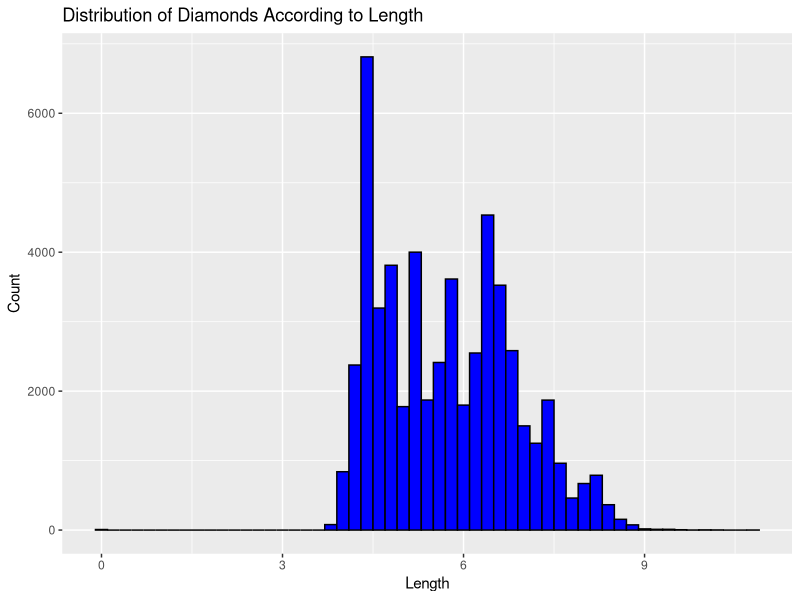
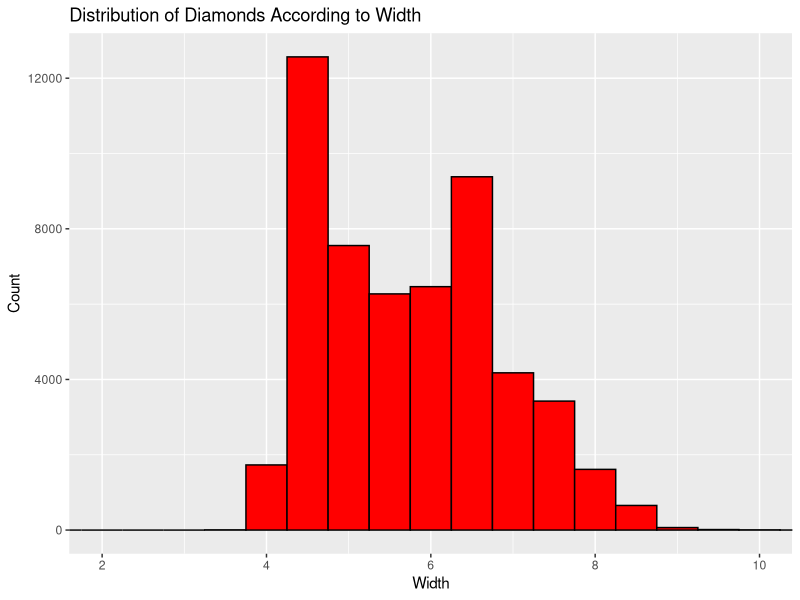
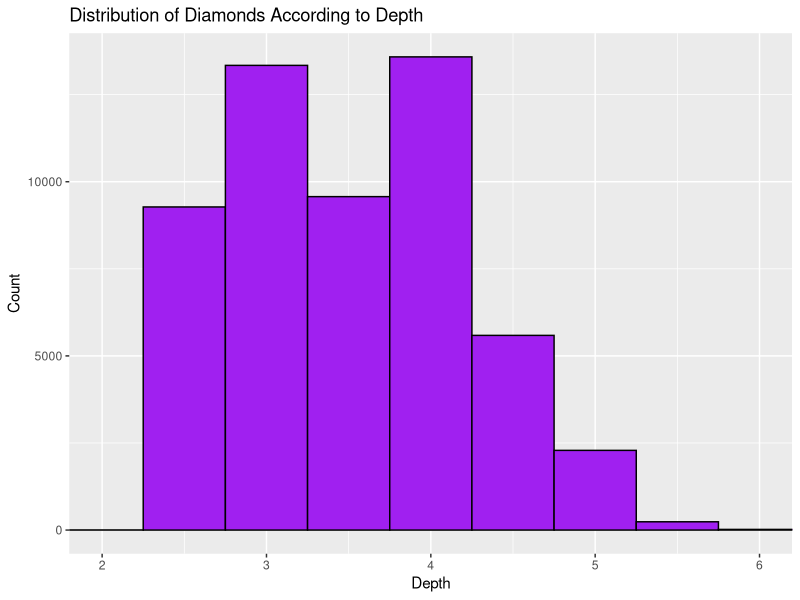
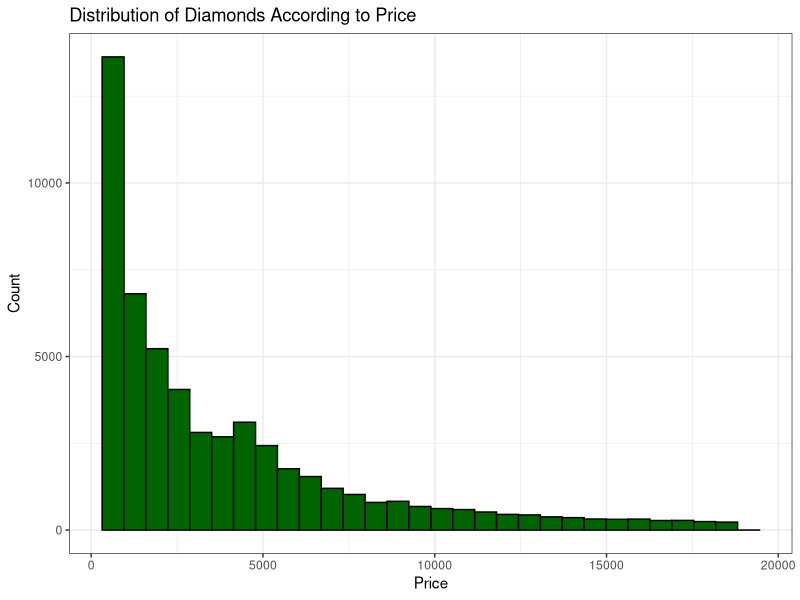
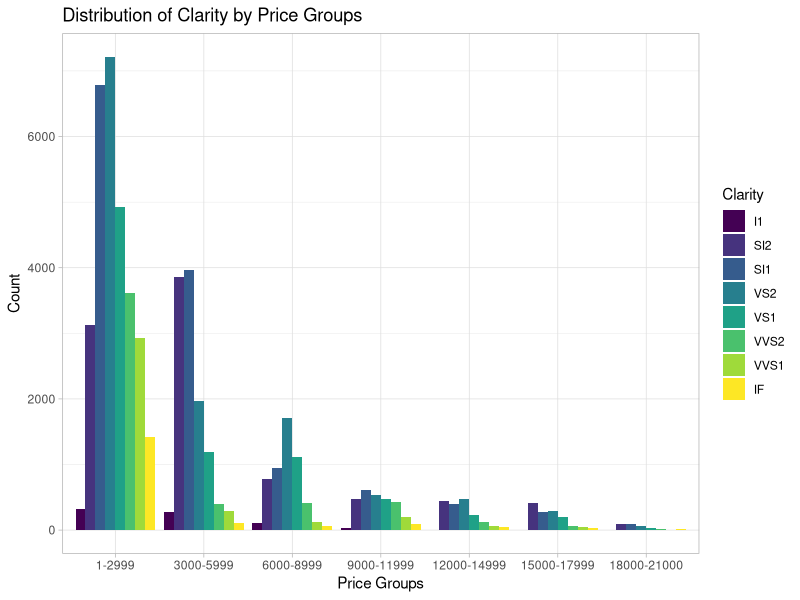
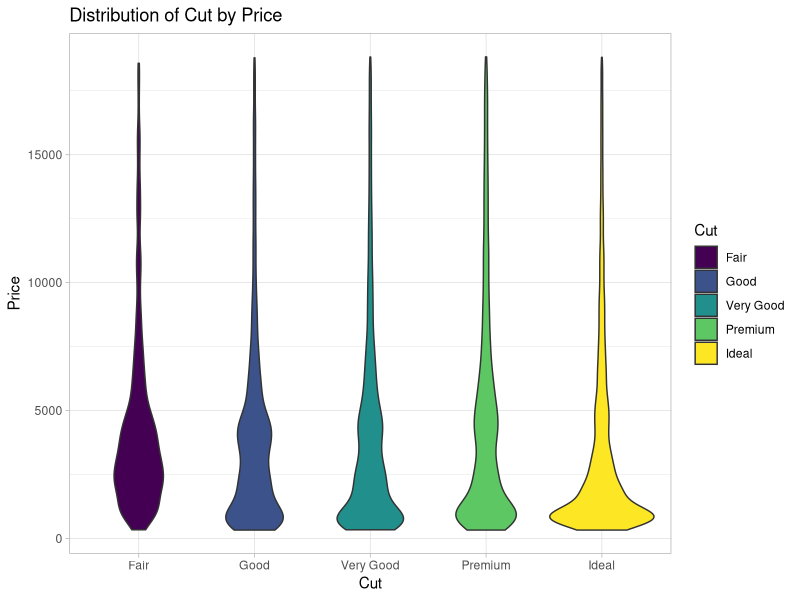
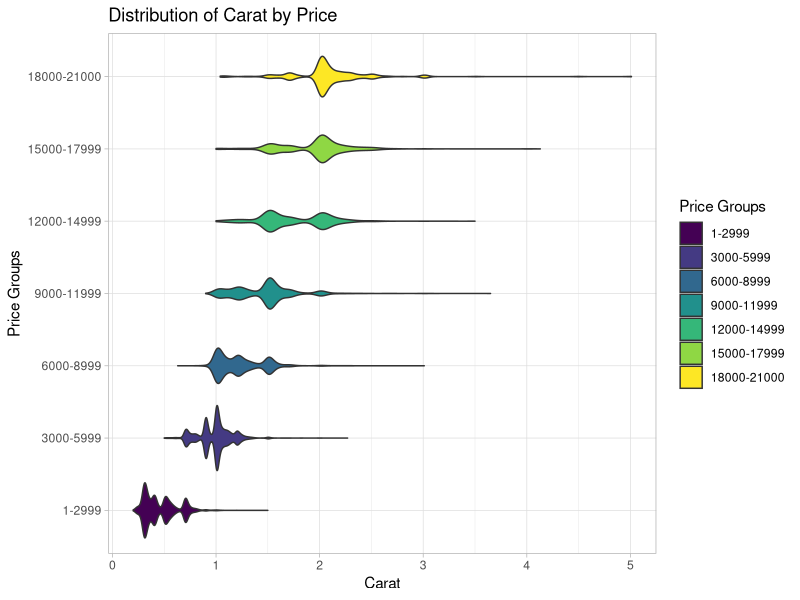
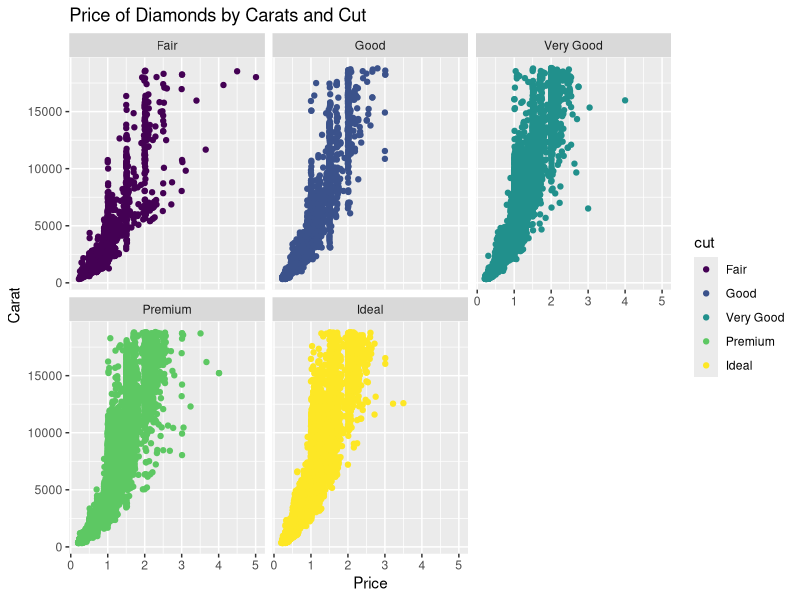

R code for these plots, in order:
## ---- chunk 1
library(tidyverse)
library(knitr)
library(dplyr)
library(viridis)
?diamonds
## ---- chunk 2
ggplot(diamonds) +
  geom_histogram(aes(x = x), binwidth = 0.2, fill = "blue", color = "black") +
  labs(title = "Distribution of Diamonds According to Length",
       x = "Length", 
       y = "Count")

ggplot(diamonds) +
  geom_histogram(aes(x = y), binwidth = 0.5, fill = "red", color = "black") +
  coord_cartesian(c(2,10)) + 
  labs(title = "Distribution of Diamonds According to Width",
       x = "Width", 
       y = "Count")

ggplot(diamonds) +
  geom_histogram(aes(x = z), binwidth = 0.5, fill = "purple", color = "black") +
  coord_cartesian(c(2,6)) + 
  labs(title = "Distribution of Diamonds According to Depth",
       x = "Depth", 
       y = "Count")
## ---- chunk 3
price_levels <- c("1-2999", "3000-5999", "6000-8999", 
                  "9000-11999", "12000-14999", "15000-17999", "18000-21000")

diamondsprice <- diamonds %>%
  mutate(price_groups = 
           case_when(
             price >= 0 & price <= 2999 ~ "1-2999",
             price >= 3000 & price <= 5999 ~ "3000-5999",
             price >= 6000 & price <= 8999 ~ "6000-8999",
             price >= 9000 & price <= 11999 ~ "9000-11999",
             price >= 12000 & price <= 14999 ~ "12000-14999",
             price >= 15000 & price <= 17999 ~ "15000-17999",
             price >= 18000 & price <= 21000 ~ "18000-21000"),
         price_groups = factor(price_groups, levels = price_levels))
## ---- chunk 4
ggplot(diamonds) +
  geom_histogram(aes(x = price), bins = 30, fill = "darkgreen", color = "black") +
  labs(title = "Distribution of Diamonds According to Price",
       x = "Price", 
       y = "Count") +
  theme_bw()

ggplot(diamondsprice) +
  geom_bar(aes(x = price_groups, fill = clarity), position = "dodge") +
  labs(title = "Distribution of Clarity by Price Groups",
       x = "Price Groups",
       y = "Count",
       fill = "Clarity") +
  theme_light()

ggplot(diamonds) +
  geom_violin(aes(x = price, y = cut, fill = cut)) +
  scale_fill_viridis(discrete = TRUE) +
  scale_color_viridis(discrete = TRUE) +
  theme(legend.position = "none")  +
  coord_flip() +
  labs(title = "Distribution of Cut by Price",
       x = "Price",
       y = "Cut",
       fill = "Cut") +
  theme_light()
## ---- chunk 5
ggplot(diamondsprice) +
  geom_violin(aes(x = price_groups, y = carat, fill = price_groups)) +
  scale_fill_viridis(discrete = TRUE) +
  scale_color_viridis(discrete = TRUE) +
  theme(legend.position = "none") +
  coord_flip() +
  labs(title = "Distribution of Carat by Price",
       x = "Price Groups",
       y = "Carat",
       fill = "Price Groups") +
  theme_light()
## ---- chunk 6
ggplot(diamonds) +
  geom_point(aes(x = carat, y = price, color = cut)) +
  facet_wrap(~cut) +
   labs(title = "Price of Diamonds by Carats and Cut",
        x = "Price",
        y = "Carat",
        fill = "Cut")
